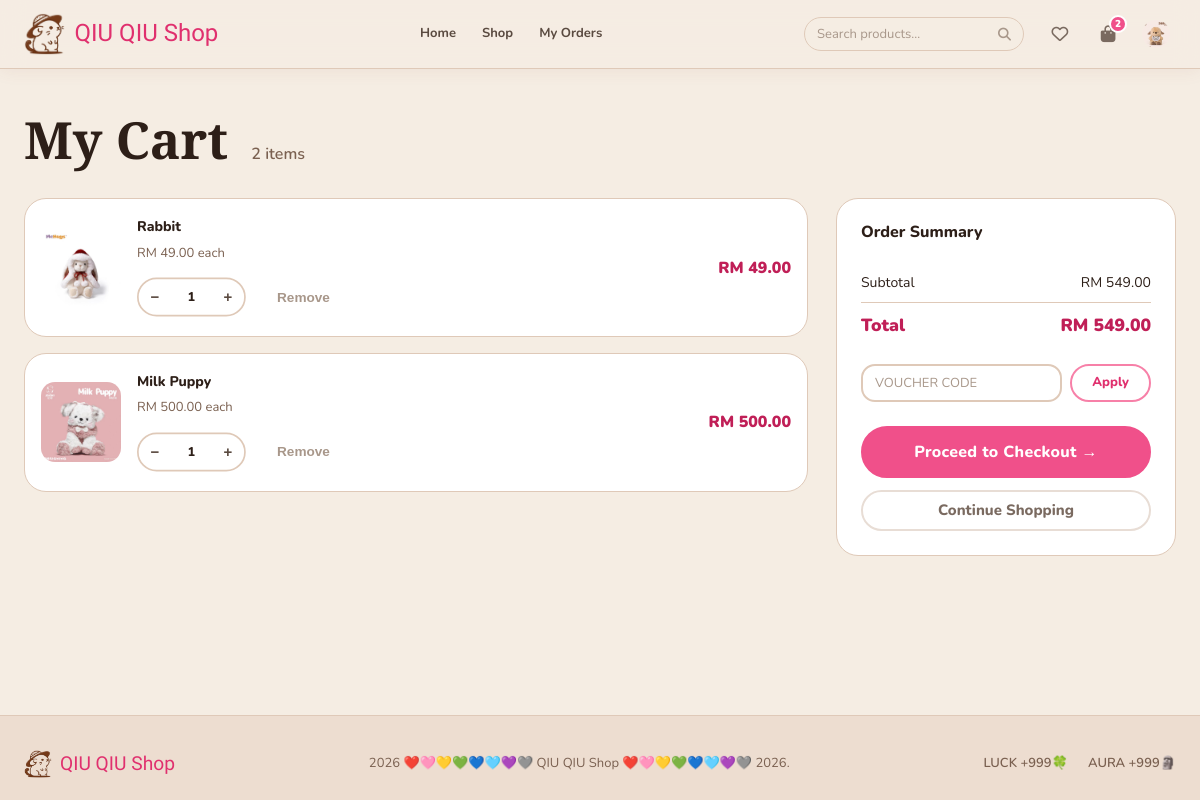
/store/cart.php (signed in), run on the app's committed database.
### tables this page shows
CREATE TABLE `cart` (
  `id` int(11) NOT NULL,
  `user_id` int(11) NOT NULL,
  `product_id` int(11) NOT NULL,
  `quantity` int(11) DEFAULT 1,
  `added_at` timestamp NOT NULL DEFAULT current_timestamp()
);

CREATE TABLE `products` (
  `id` int(11) NOT NULL,
  `name` varchar(100) NOT NULL,
  `description` text DEFAULT NULL,
  `price` decimal(10,2) NOT NULL,
  `category_id` int(11) NOT NULL,
  `stock` int(11) DEFAULT 0,
  `low_stock_threshold` int(11) DEFAULT 5,
  `discount` decimal(5,2) DEFAULT 0.00,
  `is_blind_box` tinyint(1) DEFAULT 0,
  `is_active` tinyint(1) DEFAULT 1,
  `is_featured` tinyint(1) DEFAULT 0,
  `is_top_sale` tinyint(1) DEFAULT 0,
  `created_at` timestamp NOT NULL DEFAULT current_timestamp()
);

### function/store_fn.php (called while the page is built, shortened)
<?php
require_once ROOT . '/system/system.php';
function finalPrice(array $product): float {
    if ($product['discount'] > 0) {
        return round($product['price'] * (1 - $product['discount'] / 100), 2);
    }
    return (float)$product['price'];
}
function getCartItems(int $userId): array {
    global $pdo;
    $s = $pdo->prepare(
        "SELECT c.id AS cart_id, c.quantity, p.*,
                (SELECT image_path FROM product_images WHERE product_id = p.id AND sort_order = 0 LIMIT 1) AS cover_image
         FROM cart c
         JOIN products p ON c.product_id = p.id
         WHERE c.user_id = :uid AND p.is_active = 1
         ORDER BY c.added_at DESC"
    );
    $s->execute([':uid' => $userId]);
    return $s->fetchAll();
}
function cartTotal(array $items): float {
    $total = 0;
    foreach ($items as $item) {
        $total += finalPrice($item) * $item['quantity'];
    }
    return round($total, 2);
}

### function/user_fn.php (called while the page is built, shortened)
<?php
function e(string $s): string {
    return htmlspecialchars($s, ENT_QUOTES, 'UTF-8');
}

### store/cart.php (the view, shortened to what this page needs)
<?php
require_once ROOT . '/function/user_fn.php';
require_once ROOT . '/function/store_fn.php';
$userId = $_SESSION['user_id'];
$items    = getCartItems($userId);
$subtotal = cartTotal($items);
$voucher  = $_SESSION['voucher'] ?? null;
$discount = $voucher['discount'] ?? 0;
$total    = max(0, $subtotal - $discount);
require ROOT . '/system/header.php';
?>
<main class="cart-wrap">
  <div class="container">
    <h1 style="margin-bottom:28px">My Cart
      <span style="font-family:var(--font-body);font-size:1rem;font-weight:600;color:var(--text-muted);margin-left:10px"><?= count($items) ?> items</span>
    </h1>
    <?php if (empty($items)): ?>
    <div style="text-align:center;padding:80px 0">
      <p style="font-size:4rem;margin-bottom:16px">🛍️</p>
      <p style="font-size:1.1rem;font-weight:700;color:var(--text-muted)">Your cart is empty.</p>
      <a href="/store/product_list.php" class="btn btn-primary mt-3">Start Shopping</a>
    </div>
    <?php else: ?>
    <div class="cart-grid">
      <div class="cart-items">
        <?php foreach ($items as $item):
          $fp = finalPrice($item);
        ?>
        <div class="cart-item">
          <a href="/store/product_detail.php?id=<?= $item['id'] ?>">
            <?php if ($item['cover_image']): ?>
            <img src="/image/<?= e($item['cover_image']) ?>" class="cart-item-img" alt="<?= e($item['name']) ?>">
            <?php else: ?>
            <div class="cart-item-img" style="display:flex;align-items:center;justify-content:center;font-size:2rem;background:var(--cream)">🎁</div>
            <?php endif; ?>
          </a>
          <div class="cart-item-info">
            <div class="cart-item-name"><?= e($item['name']) ?></div>
            <div class="cart-item-price">RM <?= number_format($fp, 2) ?> each</div>
            <div class="cart-item-actions">
              <form method="POST" style="display:flex;align-items:center;gap:0">
                <div class="qty-wrap" style="transform:scale(.85);transform-origin:left">
                  <button type="submit" name="qty" value="<?= $item['quantity'] - 1 ?>" class="qty-btn">−</button>
                  <span class="qty-input"><?= $item['quantity'] ?></span>
                  <button type="submit" name="qty" value="<?= $item['quantity'] + 1 ?>" class="qty-btn"
                          <?= $item['quantity'] >= $item['stock'] ? 'disabled' : '' ?>>+</button>
                </div>
              </form>
              <form method="POST">
                <button type="submit" style="background:none;border:none;cursor:pointer;color:var(--gray-400);font-size:.85rem;font-weight:700"
                        onclick="return confirm('Remove this item?')">Remove</button>
              </form>
            </div>
          </div>
          <div style="font-weight:900;font-size:1rem;color:var(--pink-600);white-space:nowrap">
            RM <?= number_format($fp * $item['quantity'], 2) ?>
          </div>
        </div>
        <?php endforeach; ?>
      </div>
      <div class="cart-summary">
        <h3>Order Summary</h3>
        <div class="summary-row">
          <span>Subtotal</span>
          <span>RM <?= number_format($subtotal, 2) ?></span>
        </div>
        <div class="summary-row">
          <span class="summary-total">Total</span>
          <span class="summary-total">RM <?= number_format($total, 2) ?></span>
        </div>
        <?php if (!$voucher): ?>
        <form method="POST" class="voucher-wrap">
          <input type="text" name="voucher_code" class="form-control"
                 placeholder="Voucher code" style="text-transform:uppercase">
          <button type="submit" class="btn btn-outline btn-sm" style="white-space:nowrap">Apply</button>
        </form>
        <?php endif; ?>
        <a href="/store/checkout.php" class="btn btn-primary btn-full btn-lg" style="margin-top:8px">
          Proceed to Checkout →
        </a>
        <a href="/store/product_list.php" class="btn btn-ghost btn-full mt-2">Continue Shopping</a>
      </div>
    </div>
    <?php endif; ?>
  </div>
</main>
<?php $pageJs = ['js/store.js'];
require ROOT . '/system/footer.php'; ?>

### css/index.css (style rules this page uses)
:root { --cream: #f5ede3; --cream-dark: #edddd0; --cream-border:#dfc9b8; --pink-50: #fef1f5; --pink-100: #fdd9e6; --pink-200: #fbb3cc; --pink-300: #f780a8; --pink-400: #f0508a; --pink-500: #e0306e; --pink-600: #c01f57; --lav-light: #f5f0ff; --lav-mid: #d8b4fe; --lav-dark: #7c3aed; --mint: #f0fdf4; --mint-mid: #bbf7d0; --mint-dark: #16a34a; --white: #ffffff; --gray-100: #f5f0eb; --gray-200: #e8ddd5; --gray-300: #d4c5b8; --gray-400: #a8978a; --gray-500: #7a6a60; --gray-600: #5a4a40; --gray-800: #2d1f18; --bg: #f0e4d7; --surface: var(--white); --border: var(--cream-border); --text: #2d1f18; --text-muted: #7a6050; --shadow-sm: 0 2px 12px rgba(180,100,80,.08); --shadow-md: 0 6px 28px rgba(180,100,80,.13); --shadow-lg: 0 16px 56px rgba(180,100,80,.18); --r-sm: 8px; --r-md: 14px; --r-lg: 22px; --r-xl: 32px; --r-pill: 999px; --font-body: 'Nunito', sans-serif; --font-display: 'Playfair Display', serif; --font-cute: 'Bubblegum Sans', cursive; }
*, *::before, *::after { box-sizing: border-box; margin: 0; padding: 0; }
html { scroll-behavior: smooth; }
body { font-family: var(--font-body); font-size: 15px; line-height: 1.65; color: var(--text); background: var(--cream); min-height: 100vh; display: flex; flex-direction: column; }
a { color: var(--pink-500); text-decoration: none; }
img { max-width: 100%; display: block; }
main { flex: 1; }
h1, h2, h3 { font-family: var(--font-display); line-height: 1.2; color: var(--text); }
h1 { font-size: clamp(2rem, 5vw, 3.2rem); }
h3 { font-size: 1.15rem; }
.container { max-width: 1200px; margin: 0 auto; padding: 0 24px; }
.btn { display: inline-flex; align-items: center; justify-content: center; gap: 8px; padding: 11px 28px; border-radius: var(--r-pill); font-family: var(--font-body); font-size: 15px; font-weight: 800; cursor: pointer; border: 2px solid transparent; text-decoration: none; white-space: nowrap; transition: all .22s; line-height: 1; }
.btn-primary { background: var(--pink-400); color: white; border-color: var(--pink-400); }
.btn-outline { background: transparent; color: var(--pink-500); border-color: var(--pink-300); }
.btn-ghost { background: transparent; color: var(--gray-500); border-color: var(--gray-200); }
.btn-sm { padding: 7px 20px; font-size: 13px; }
.btn-lg { padding: 16px 44px; font-size: 16px; letter-spacing: .3px; }
.btn-full { width: 100%; }
.form-control { width: 100%; padding: 11px 16px; border: 2px solid var(--cream-border); border-radius: var(--r-md); font-family: var(--font-body); font-size: 14px; color: var(--text); background: var(--white); outline: none; transition: border-color .2s, box-shadow .2s; }
.form-control::placeholder { color: var(--gray-400); }
.mt-2 { margin-top:12px }

### data on the page
cart: shows a picture, product.name "Rabbit", product.discount "49.00", quantity "1", $fp * $item['quantity'] "49.00"
cart: shows a picture, product.name "Milk Puppy", product.price "500.00", quantity "1", $fp*$item['quantity'] "500.00"

### other printed values
$cartCount "2"
count($items) "2"
$subtotal "549.00"
$total "549.00"
